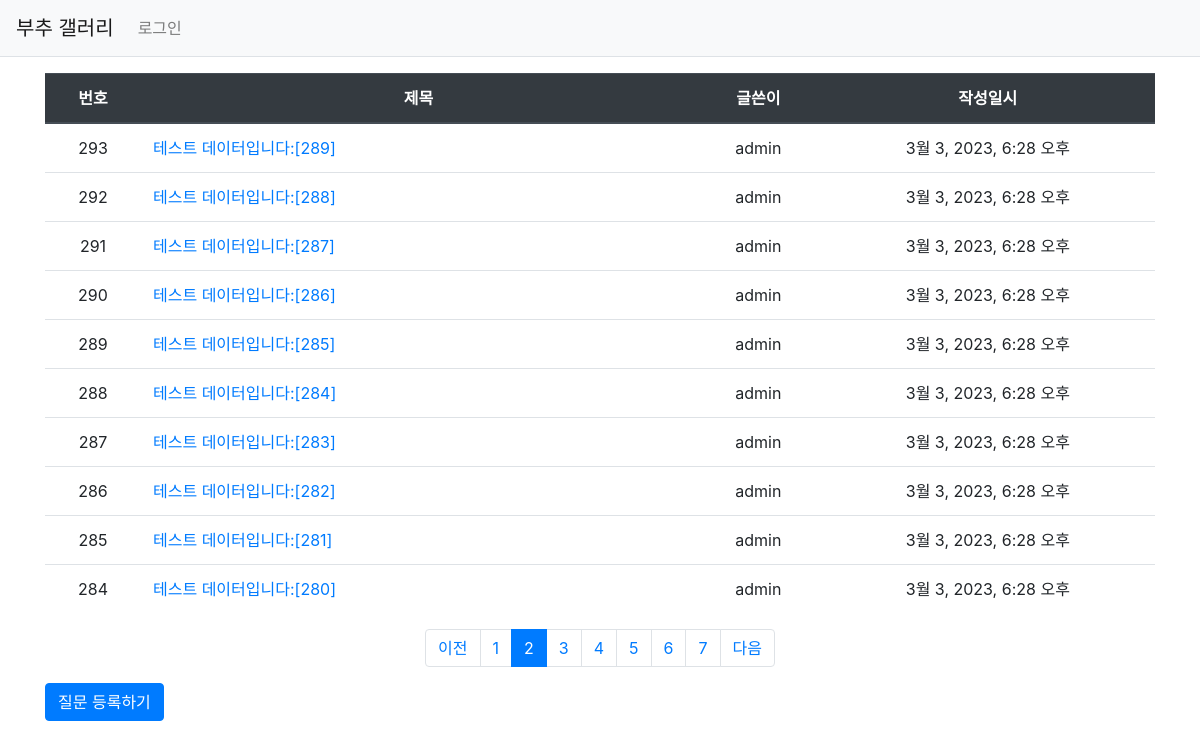
Page /pybo/?page=2 on the committed database.
### pybo/models.py (models this page shows, shortened)
class Question(models.Model):
    author = models.ForeignKey(User, on_delete=models.CASCADE)
    subject = models.CharField(max_length=200)
    content = models.TextField()
    create_date = models.DateTimeField()
    modify_date = models.DateTimeField(null=True, blank=True)

### pybo/views/base_views.py (the view)
# urls.py: path('', base_views.index, name='index'),  # '/' 에 해당되는 path
def index(request):
    page = request.GET.get('page', '1')  # 페이지
    question_list = Question.objects.order_by('-create_date')
    paginator = Paginator(question_list, 10)  # 페이지당 10개씩 보여주기
    page_obj = paginator.get_page(page)
    context = {'question_list': page_obj}
    return render(request, 'pybo/question_list.html', context)

### pybo/templatetags/pybo_filter.py (called while the page is built)
@register.filter
def sub(value, arg):
    return value - arg

### templates/pybo/question_list.html (shortened to what this page needs)
{% extends 'base.html' %}
{% load pybo_filter %}
{% block content %}
    <div class="container my-3">
        <table class="table">
            <thead>
            <tr class="text-center thead-dark">
                <th>번호</th>
                <th style="width: 50%">제목</th>
                <th>글쓴이</th>
                <th>작성일시</th>
            </tr>
            </thead>
            <tbody>
            {% if question_list %}
                {% for question in question_list %}
                    <tr class="text-center">
                        <td>{{ question_list.paginator.count|sub:question_list.start_index|sub:forloop.counter0|add:1 }}</td>
                        <td class="text-left">
                            <a href="{% url 'pybo:detail' question.id %}">
                                {{ question.subject }}
                            </a>
                        </td>
                        <td>{{ question.author.username }}</td>
                        <td>{{ question.create_date }}</td>
                    </tr>
                {% endfor %}
            {% else %}
                <tr>
                    <td colspan="3">질문이 없습니다.</td>
                </tr>
            {% endif %}
            </tbody>
        </table>
        <ul class="pagination justify-content-center">
            {% if question_list.has_previous %}
                <li class="page-item">
                    <a class="page-link" href="?page={{ question_list.previous_page_number }}">
                        이전
                    </a>
                </li>
            {% else %}
                <li class="page-item disabled">
                    <a class="page-link" tabindex="-1" aria-disabled="true" href="#">
                        이전
                    </a>
                </li>
            {% endif %}
            {% for page_number in question_list.paginator.page_range %}
                {% if page_number >= question_list.number|add:-5 and page_number <= question_list.number|add:5 %}
                    {% if page_number == question_list.number %}
                        <li class="page-item active" aria-current="page">
                            <a class="page-link" href="?page={{ page_number }}">
                                {{ page_number }}
                            </a>
                        </li>
                    {% else %}
                        <li class="page-item">
                            <a class="page-link" href="?page={{ page_number }}">
                                {{ page_number }}
                            </a>
                        </li>
                    {% endif %}
                {% endif %}
            {% endfor %}
            {% if question_list.has_next %}
                <li class="page-item">
                    <a class="page-link" href="?page={{ question_list.next_page_number }}">
                        다음
                    </a>
                </li>
            {% else %}
                <li class="page-item disabled">
                    <a class="page-link" tabindex="-1" aria-disabled="true" href="#">
                        다음
                    </a>
                </li>
            {% endif %}
        </ul>
        <a href="{% url 'pybo:question_create' %}" class="btn btn-primary">
            질문 등록하기
        </a>
    </div>
{% endblock %}

### rows in the picture
Question: paginator.count|sub "293", subject "테스트 데이터입니다:[289]", author.username "admin", create_date "3월 3, 2023, 6:28 오후"
Question: paginator.count|sub "292", subject "테스트 데이터입니다:[288]", author.username "admin", create_date "3월 3, 2023, 6:28 오후"
Question: paginator.count|sub "291", subject "테스트 데이터입니다:[287]", author.username "admin", create_date "3월 3, 2023, 6:28 오후"
Question: paginator.count|sub "290", subject "테스트 데이터입니다:[286]", author.username "admin", create_date "3월 3, 2023, 6:28 오후"
Question: paginator.count|sub "289", subject "테스트 데이터입니다:[285]", author.username "admin", create_date "3월 3, 2023, 6:28 오후"
Question: paginator.count|sub "288", subject "테스트 데이터입니다:[284]", author.username "admin", create_date "3월 3, 2023, 6:28 오후"
Question: paginator.count|sub "287", subject "테스트 데이터입니다:[283]", author.username "admin", create_date "3월 3, 2023, 6:28 오후"
Question: paginator.count|sub "286", subject "테스트 데이터입니다:[282]", author.username "admin", create_date "3월 3, 2023, 6:28 오후"
Question: paginator.count|sub "285", subject "테스트 데이터입니다:[281]", author.username "admin", create_date "3월 3, 2023, 6:28 오후"
Question: paginator.count|sub "284", subject "테스트 데이터입니다:[280]", author.username "admin", create_date "3월 3, 2023, 6:28 오후"

### other values in the picture
{{ page_number }} "1" "3" "4" "5" "6" "7"
{{ page_number }} "2"
